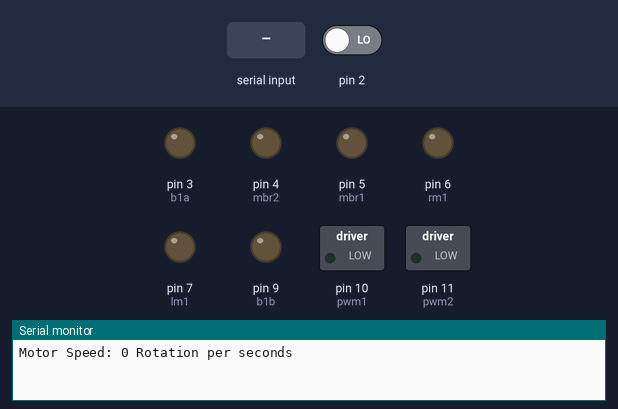
Recording of a sketch running on a simulated Arduino Uno, built with avr-gcc and run on an emulated ATmega328P. Parts: switched loads named in the sketch (green lamp = pin HIGH), output pins drawn as LEDs (lit = HIGH), the last lines printed to the serial monitor. Inputs (shaded band) come from the test bench; at power-on: pin 2 LOW.

Above: at 1.2 s.
1.3 s: "w" received over Serial
At 1.6 s:
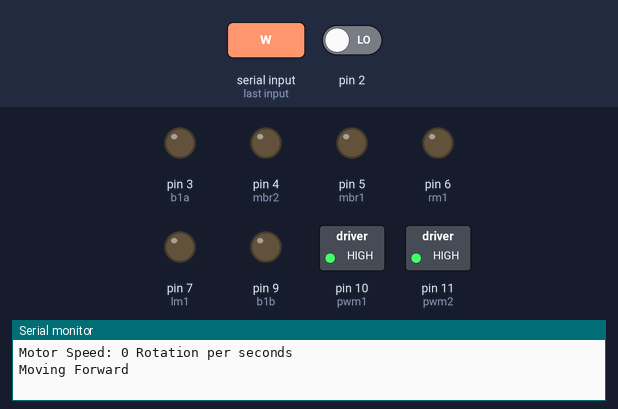
2.8 s: "x" received over Serial
At 4.0 s:
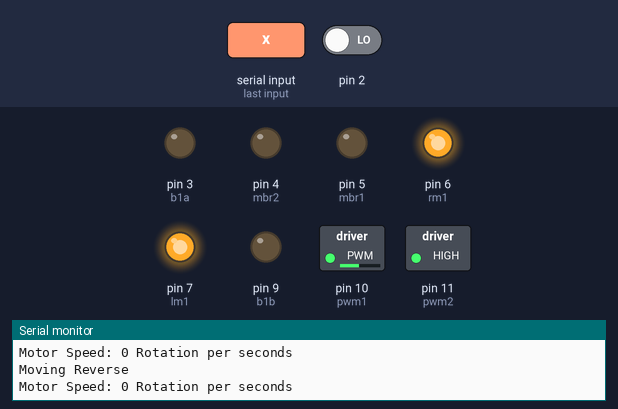
4.3 s: "z" received over Serial
At 5.1 s:
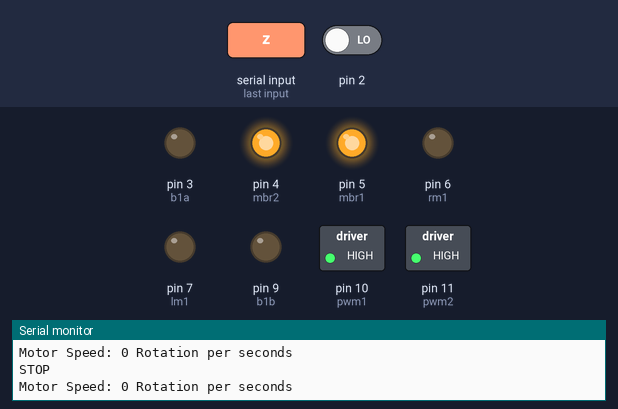
5.8 s: "d" received over Serial
At 6.2 s:
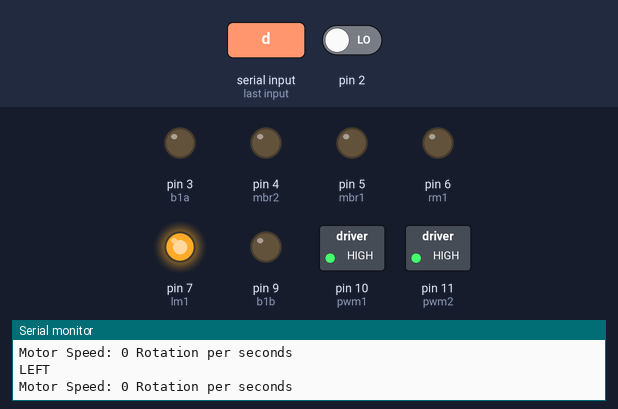
7.3 s: "a" received over Serial
At 8.5 s:
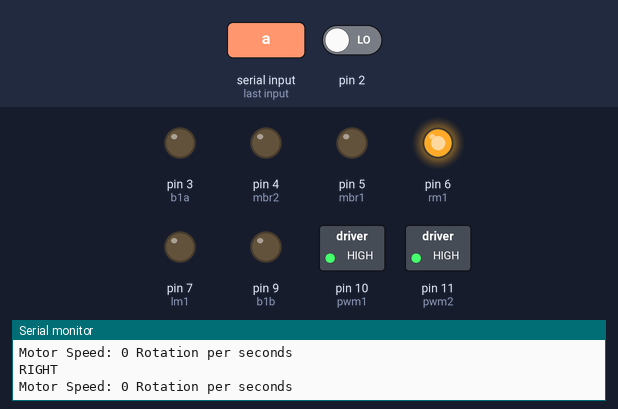
8.8 s: "w" received over Serial
At 9.7 s:
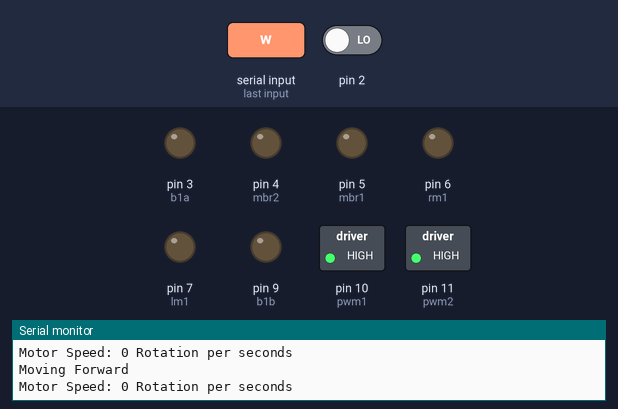
Timing chart, 0 to 11.3 s (numbered marks = the images above; inputs shaded):
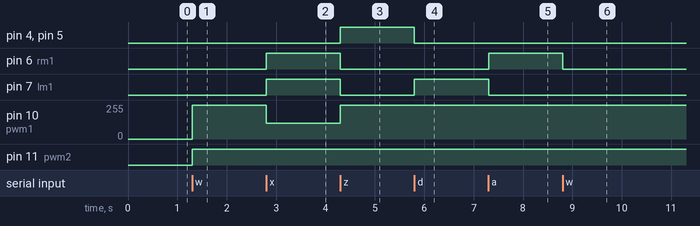

The sketch:

encoder_monitor.ino
```cpp
#include <TimerOne.h>
unsigned int counter=0;

int b1a = 3;  // L9110 B-1A
int b1b = 9;  // L9110 B-1B

int lm1 = 7;
int rm1 = 6;
int mbr1 = 5;
int mbr2 = 4;
int pwm1 = 10;
int pwm2 = 11;
char val, w, x, z, d, a;

void docount()  // counts from the speed sensor
{
  counter++;  // increase +1 the counter value
}

void timerIsr()
{
  Timer1.detachInterrupt();  //stop the timer
  Serial.print("Motor Speed: ");
  int rotation = (counter / 20);  // divide by number of holes in Disc
  Serial.print(rotation,DEC);
  Serial.println(" Rotation per seconds");
  counter=0;  //  reset counter to zero
  Timer1.attachInterrupt( timerIsr );  //enable the timer
}

void setup()
{
  Serial.begin(9600);

 pinMode(b1a, OUTPUT);
 pinMode(b1b, OUTPUT);

 pinMode(lm1,OUTPUT);
pinMode(rm1,OUTPUT);
pinMode(mbr1,OUTPUT);
pinMode(mbr2,OUTPUT);
pinMode(pwm1,OUTPUT);
pinMode(pwm2,OUTPUT);

  Timer1.initialize(1000000); // set timer for 1sec
  attachInterrupt(0, docount, RISING);  // increase counter when speed sensor pin goes High
  Timer1.attachInterrupt( timerIsr ); // enable the timer
}

void loop()
{
if (Serial.available())
  {
   val = Serial.read();
   if(val == 'w')
   {
   digitalWrite(mbr1, LOW);
   digitalWrite(mbr2, LOW);
   digitalWrite(pwm1, 120);
   digitalWrite(pwm2, 60);
   digitalWrite(lm1, LOW);
   digitalWrite(rm1, LOW);
   Serial.println("Moving Forward");
   }
   else if (val =='x')
   {
   digitalWrite(mbr1, LOW);
   digitalWrite(mbr2, LOW);
   analogWrite(pwm1, 120);
   analogWrite(pwm2, 255);
   digitalWrite(lm1, HIGH);
   digitalWrite(rm1, HIGH);
   Serial.println("Moving Reverse");
   }
   else if (val =='z')
   {
   digitalWrite(mbr1, HIGH);
   digitalWrite(mbr2, HIGH);
   digitalWrite(pwm1, HIGH);
   digitalWrite(pwm2, HIGH);
   digitalWrite(lm1, LOW);
   digitalWrite(rm1, LOW);
   Serial.println("STOP");
   }
      else if (val =='d')
   {
   digitalWrite(mbr1, LOW);
   digitalWrite(mbr2, LOW);
   digitalWrite(pwm1, 120);
   digitalWrite(pwm2, 60);
   digitalWrite(lm1, HIGH);
   digitalWrite(rm1, LOW);
   Serial.println("LEFT");
   }
      else if (val =='a')
   {
   digitalWrite(mbr1, LOW);
   digitalWrite(mbr2, LOW);
   digitalWrite(pwm1, 120);
   digitalWrite(pwm2, 60);
   digitalWrite(lm1, LOW);
   digitalWrite(rm1, HIGH);
   Serial.println("RIGHT");
   }
  }
}
```

Measured:
- after the input at 1.3 s, pin 10 (pwm1): 0/255 → 255/255 at once; pin 11 (pwm2): LOW → HIGH at once
- after the input at 2.8 s, pin 6 (rm1), pin 7 (lm1): LOW → HIGH at once; pin 10 (pwm1): 255/255 → 120/255 at once
- after the input at 4.3 s, pin 4 (mbr2), pin 5 (mbr1): LOW → HIGH at once; pin 6 (rm1), pin 7 (lm1): HIGH → LOW at once; pin 10 (pwm1): 120/255 → 255/255 at once
- after the input at 5.8 s, pin 4 (mbr2), pin 5 (mbr1): HIGH → LOW at once; pin 7 (lm1): LOW → HIGH at once
- after the input at 7.3 s, pin 6 (rm1): LOW → HIGH at once; pin 7 (lm1): HIGH → LOW at once
- after the input at 8.8 s, pin 6 (rm1): HIGH → LOW at once
